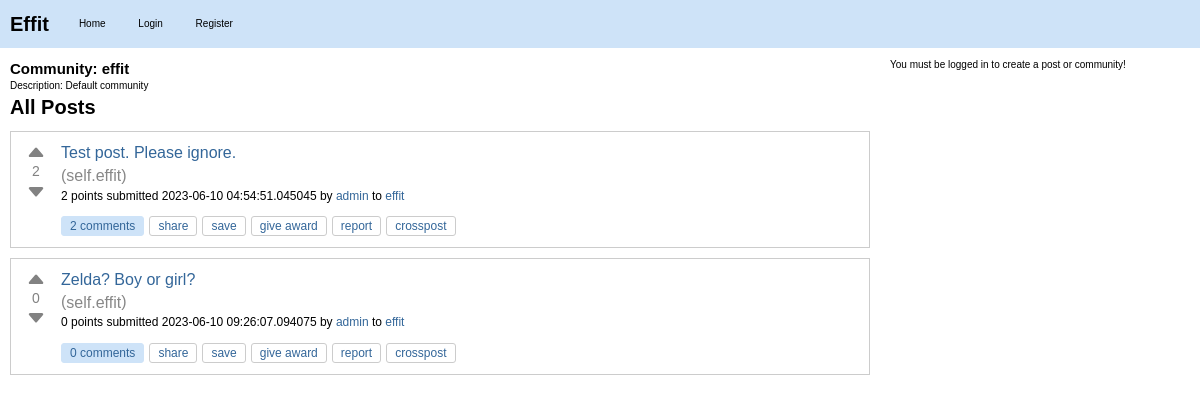
Before: /c/effit with the older database file.
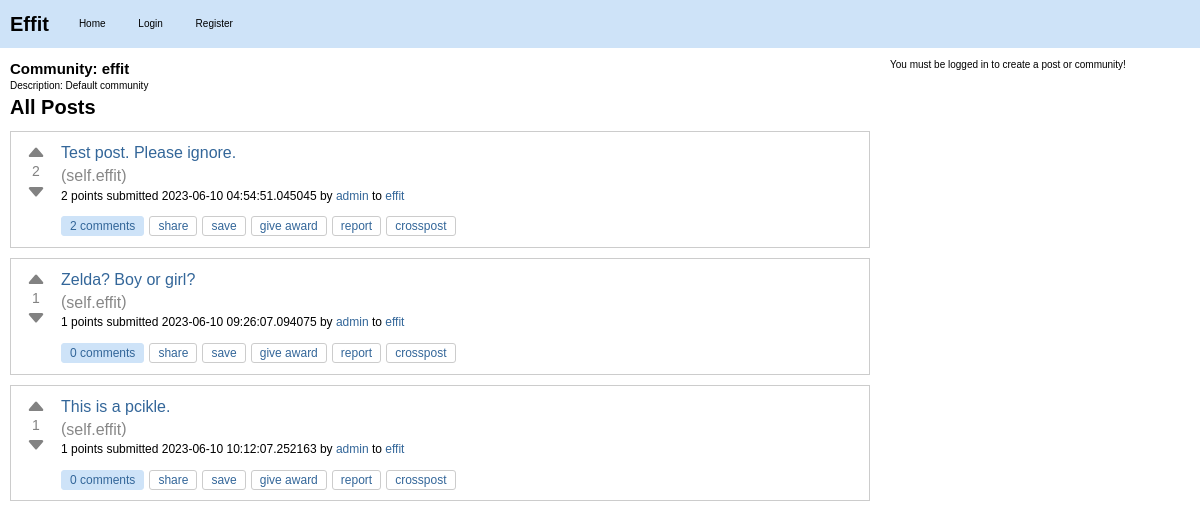
After: the same page with the newer database file.
### effit.py (models this page shows)
class Post(db.Model):
    id = db.Column(db.Integer, primary_key=True)
    title = db.Column(db.String(120), nullable=False)
    content = db.Column(db.Text, nullable=False)
    user_id = db.Column(db.Integer, db.ForeignKey("user.id"), nullable=False)
    created_at = db.Column(db.DateTime, default=datetime.utcnow)
    community_id = db.Column(db.Integer, db.ForeignKey("community.id"), nullable=False)
    upvotes = db.Column(db.Integer, default=0)
    downvotes = db.Column(db.Integer, default=0)
    comments = db.relationship("Comment", backref="post", lazy=True)
    slug = db.Column(db.String(120), nullable=False)
    @property
    def score(self):
        return self.upvotes - self.downvotes

class Community(db.Model):
    id = db.Column(db.Integer, primary_key=True)
    name = db.Column(db.String(80), unique=True, nullable=False)
    description = db.Column(db.String(200))
    creator_id = db.Column(db.Integer, db.ForeignKey("user.id"))
    creator = db.relationship(
        "User", backref=db.backref("created_communities", lazy=True)
    )
    posts = db.relationship("Post", backref="community", lazy=True)

class User(db.Model):
    id = db.Column(db.Integer, primary_key=True)
    username = db.Column(db.String(80), unique=True, nullable=False)
    password = db.Column(db.String(120), nullable=False)
    posts = db.relationship("Post", backref="author", lazy=True)
    communities = db.relationship(
        "Community",
        secondary=community_members,
        backref=db.backref("members", lazy="dynamic"),
    )

### effit.py (the view)
@app.route("/c/<string:community_name>")
def community_posts(community_name):
    community = Community.query.filter_by(name=community_name).first()
    if community is None:
        return "Community not found!", 404
    posts = Post.query.filter_by(community_id=community.id).all()
    community_id = community.id
    print(community_id)
    return render_template(
        "community_posts.html",
        community=community,
        posts=posts,
        community_id=community_id,
    )

### templates/community_posts.html (shortened to what this page needs)
{% extends "layout.html" %}
{% block content %}
<div id="community-detail">
    <h2>Community: {{ community.name }}</h2>
    <p>Description: {{ community.description }}</p>
</div>
<div id="posts">
    <h2>All Posts</h2>
    {% for post in posts %}
    <div class="post-item" id="post-{{ post.id }}">
        <div class="post">
            <div class="vote">
                <button class="upvote" onclick="vote('{{ post.id }}', '{{ post.slug }}', '{{ post.community.name }}', 'upvote')">
                    <svg xmlns="http://www.w3.org/2000/svg" width="20" height="20" fill="currentColor" class="bi bi-caret-up-fill" viewBox="0 0 16 16">
                      <path d="M7.247 4.86l-4.796 5.481c-.646.74.037 1.659.877 1.659h9.392c.839 0 1.523-.92.877-1.659l-4.796-5.48a1 1 0 0 0-1.554 0z"/>
                    </svg>
                </button>
                <span class="score">{{ post.score }}</span>
                <button class="downvote" onclick="vote('{{ post.id }}', '{{ post.slug }}', '{{ post.community.name }}', 'downvote')">
                    <svg xmlns="http://www.w3.org/2000/svg" width="20" height="20" fill="currentColor" class="bi bi-caret-down-fill" viewBox="0 0 16 16">
                      <path d="M7.247 11.14l-4.796-5.481c-.646-.74.037-1.659.877-1.659h9.392c.839 0 1.523.92.877 1.659l-4.796 5.481a1 1 0 0 1-1.554 0z"/>
                    </svg>
                </button>
            </div>
            <div class="post-info">
                <h3><a class="title may-blank loggedin" href="{{ url_for('post_detail', community_name=post.community.name, post_slug=post.slug) }}">{{ post.title }}</a></h3>
                <span class="domain">(<a href="{{ url_for('community_posts', community_name=post.community.name) }}">self.{{ post.community.name }}</a>)</span>
                <p class="tagline">
                    <span>{{ post.score }} points</span>
                    submitted <time datetime="{{ post.created_at.isoformat() }}">{{ post.created_at }}</time>
                    by <a href="{{ url_for('user_posts', username=post.author.username) }}" class="author may-blank id-t2_d2kpf">{{ post.author.username }}</a>
                    to <a href="{{ url_for('community_posts', community_name=post.community.name) }}" class="subrs hover may-blank">{{ post.community.name }}</a>
                </p>
                <ul class="flat-list buttons">
                    <li class="first">
                        <a href="{{ url_for('post_detail', community_name=post.community.name, post_slug=post.slug) }}" class="bylink comments may-blank" rel="nofollow">
                            {{ post.comments|length }} comments
                        </a>
                    </li>
                    <li class="share"><a class="post-sharing-button">share</a></li>
                    <li class="link-save-button save-button login-required"><a>save</a></li>
                    <li class="give-gold-button"><a href="#" class="give-gold login-required access-required gold-give-gold" rel="nofollow">give award</a></li>
                    <li class="report-button login-required"><a href="#" class="reportbtn access-required">report</a></li>
                    <li class="crosspost-button"><a class="post-crosspost-button">crosspost</a></li>
                </ul>
            </div>
        </div>
    </div>
    {% endfor %}
</div>
{% endblock %}

Changed rows visible on the page:
changed Post "Zelda? Boy or girl?": score "0" → "1"
added Post: score "1", title "This is a pcikle.", community.name "effit", created_at "2023-06-10 10:12:07.252163", author.username "admin", comments|length "0"
